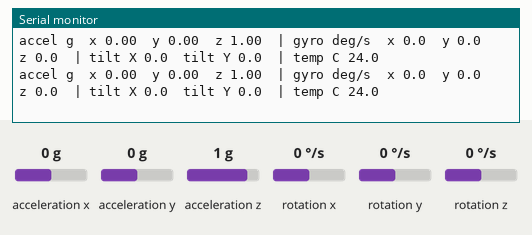
Bench run of a sketch on a simulated Arduino Uno, built with avr-gcc and run on an emulated ATmega328P. Shown: the last lines printed to the serial monitor. Wiring (inferred from the names in the program): MPU-6050 motion sensor at I2C address 0x68. The inputs (shaded band) are chosen by the test bench; at power-on: acceleration x 0 g, acceleration y 0 g, acceleration z 1 g, rotation x 0 °/s, rotation y 0 °/s, rotation z 0 °/s.

Above: at 1.3 s.
1.4 s: acceleration x set to -1.4 g
At 1.48 s:
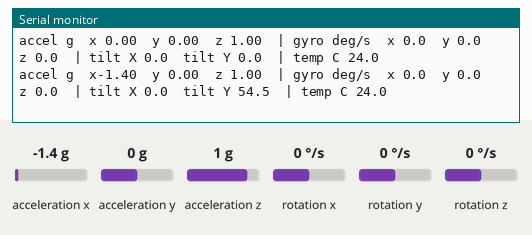
3.3 s: acceleration y set to -0.2 g
At 3.37 s:
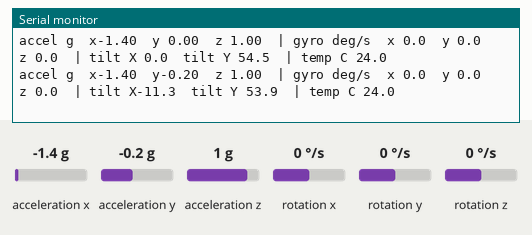
5.2 s: acceleration z set to 0.1 g
At 5.26 s:
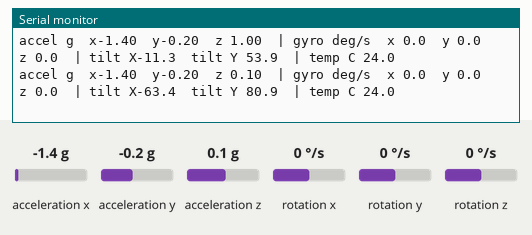
8.2 s: acceleration z set to -0.2 g
At 8.3 s:
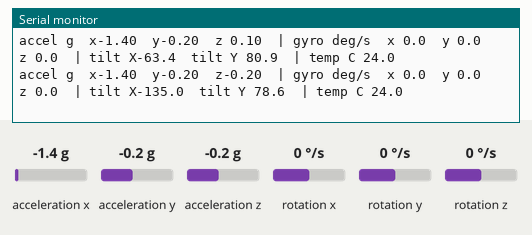
10.2 s: rotation x set to -2 °/s
At 10.4 s:
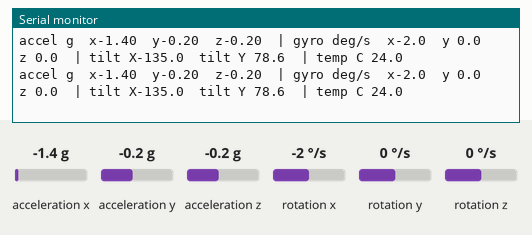

Measured:
- the behaviour switches between 0 and -0.1 g on acceleration y (found by bisection; images 1 and 2)
- the behaviour switches between 0 and -0.1 g on acceleration z (found by bisection; images 3 and 4)
- the behaviour switches between 0 and -1 °/s on rotation x (found by bisection; images 4 and 5)
- after the input at 1.4 s, the serial monitor: prints a new line after 0.08 s (image 1)
- after the input at 3.3 s, the serial monitor: prints a new line after 0.06 s (image 2)
- after the input at 5.2 s, the serial monitor: prints a new line after 0.05 s (image 3)
- after the input at 8.2 s, the serial monitor: prints a new line after 0.10 s (image 4)
- after the input at 10.2 s, the serial monitor: prints a new line after 0.09 s (image 5)

The sketch:

imu_test.ino
```cpp
// imu_test.ino - Self-Balancing Robot, test 2: MPU-6050 (GY-521)
//
// What it does: finds the MPU-6050 on the I2C bus, checks its ID, wakes it up,
// then prints acceleration, rotation speed, tilt angles and temperature 10 times a second.
// Talks to the chip's registers directly (no library) so you can see how it works.
//
// Board: Raspberry Pi Pico W, "Raspberry Pi Pico/RP2040" core by Earle Philhower.
// Serial monitor: 115200 baud. USB alone powers it (the 1N5819 makes any power order safe).

#include <Wire.h>

// ---------- wiring (same as the Connections sheet) ----------
const int PIN_SDA = 4;          // Pico pin 6
const int PIN_SCL = 5;          // Pico pin 7
const uint8_t MPU_ADDR = 0x68;  // AD0 left open -> address 0x68

// ---------- MPU-6050 registers we use ----------
// A register is a numbered memory cell inside the chip. Writing one changes a setting;
// reading one gives you data.
const uint8_t REG_GYRO_CONFIG  = 0x1B;  // gyro range
const uint8_t REG_ACCEL_CONFIG = 0x1C;  // accelerometer range
const uint8_t REG_ACCEL_XOUT_H = 0x3B;  // first of 14 data bytes: accel x,y,z, temp, gyro x,y,z
const uint8_t REG_PWR_MGMT_1   = 0x6B;  // power: the chip starts asleep
const uint8_t REG_WHO_AM_I     = 0x75;  // always reads 0x68 on a real MPU-6050

// Scale factors for the ranges set in setup() (from the MPU-6050 datasheet)
const float ACCEL_PER_G   = 16384.0;    // +/-2 g range: 16384 counts = 1 g
const float GYRO_PER_DPS  = 131.0;      // +/-250 deg/s range: 131 counts = 1 deg/s

void writeReg(uint8_t reg, uint8_t value) {
  Wire.beginTransmission(MPU_ADDR);
  Wire.write(reg);                // which register
  Wire.write(value);              // new value
  Wire.endTransmission();
}

uint8_t readReg(uint8_t reg) {
  Wire.beginTransmission(MPU_ADDR);
  Wire.write(reg);                // point at the register...
  Wire.endTransmission(false);    // ...keep the bus (repeated start)...
  Wire.requestFrom(MPU_ADDR, (uint8_t)1);
  return Wire.available() ? Wire.read() : 0xFF;   // ...and read one byte back
}

// Try every I2C address and list the ones that answer.
void scanBus() {
  Serial.println("Scanning I2C0 (SDA GP4, SCL GP5)...");
  int found = 0;
  for (uint8_t addr = 1; addr < 127; addr++) {
    Wire.beginTransmission(addr);
    if (Wire.endTransmission() == 0) {          // 0 = something acknowledged
      Serial.print("  device at 0x");
      Serial.println(addr, HEX);
      found++;
    }
  }
  if (found == 0) Serial.println("  nothing answered: check VCC (pin 36), GND (pin 8), and SDA/SCL not swapped");
}

void printValue(const char *label, float v, int decimals) {
  Serial.print(label);
  if (v >= 0) Serial.print(' ');                // keep columns lined up
  Serial.print(v, decimals);
}

void setup() {
  Serial.begin(115200);
  unsigned long t0 = millis();
  while (!Serial && millis() - t0 < 5000) {}

  Wire.setSDA(PIN_SDA);           // tell the Pico which pins are I2C0
  Wire.setSCL(PIN_SCL);
  Wire.begin();
  Wire.setClock(400000);          // 400 kHz "fast mode"

  scanBus();

  uint8_t id = readReg(REG_WHO_AM_I);
  Serial.print("WHO_AM_I = 0x");
  Serial.print(id, HEX);
  Serial.println(id == 0x68 ? "  (MPU-6050 found)" : "  (expected 0x68: check wiring)");

  writeReg(REG_PWR_MGMT_1, 0x01);   // wake up, use the gyro's clock (more stable than the default)
  writeReg(REG_ACCEL_CONFIG, 0x00); // accelerometer +/-2 g
  writeReg(REG_GYRO_CONFIG, 0x00);  // gyro +/-250 deg/s
  delay(100);                       // give it a moment to start measuring

  Serial.println("Readings (hold the robot still, then tilt it slowly forward and back):");
}

void loop() {
  // Read 14 bytes in one go, starting at ACCEL_XOUT_H. Each value is 16 bits, high byte first.
  Wire.beginTransmission(MPU_ADDR);
  Wire.write(REG_ACCEL_XOUT_H);
  Wire.endTransmission(false);
  Wire.requestFrom(MPU_ADDR, (uint8_t)14);
  if (Wire.available() < 14) {
    Serial.println("read failed: lost the MPU-6050");
    delay(500);
    return;
  }
  int16_t raw[7];
  for (int i = 0; i < 7; i++) {
    uint8_t hi = Wire.read();
    uint8_t lo = Wire.read();
    raw[i] = (int16_t)((hi << 8) | lo);  // glue the two bytes into one signed number
  }

  // Convert raw counts into real units.
  float ax = raw[0] / ACCEL_PER_G;      // g (1 g = gravity)
  float ay = raw[1] / ACCEL_PER_G;
  float az = raw[2] / ACCEL_PER_G;
  float tempC = raw[3] / 340.0 + 36.53; // formula from the datasheet
  float gx = raw[4] / GYRO_PER_DPS;     // degrees per second
  float gy = raw[5] / GYRO_PER_DPS;
  float gz = raw[6] / GYRO_PER_DPS;

  // Tilt from gravity alone: only right while the robot is still (moving adds extra acceleration).
  float tiltX = atan2(ay, az) * 180.0 / PI;                      // rotation around the chip's X axis
  float tiltY = atan2(-ax, sqrt(ay * ay + az * az)) * 180.0 / PI; // rotation around the chip's Y axis

  printValue("accel g  x", ax, 2);
  printValue("  y", ay, 2);
  printValue("  z", az, 2);
  printValue("  | gyro deg/s  x", gx, 1);
  printValue("  y", gy, 1);
  printValue("  z", gz, 1);
  printValue("  | tilt X", tiltX, 1);
  printValue("  tilt Y", tiltY, 1);
  printValue("  | temp C", tempC, 1);
  Serial.println();

  delay(100);   // 10 readings per second is plenty for looking at
}
```
